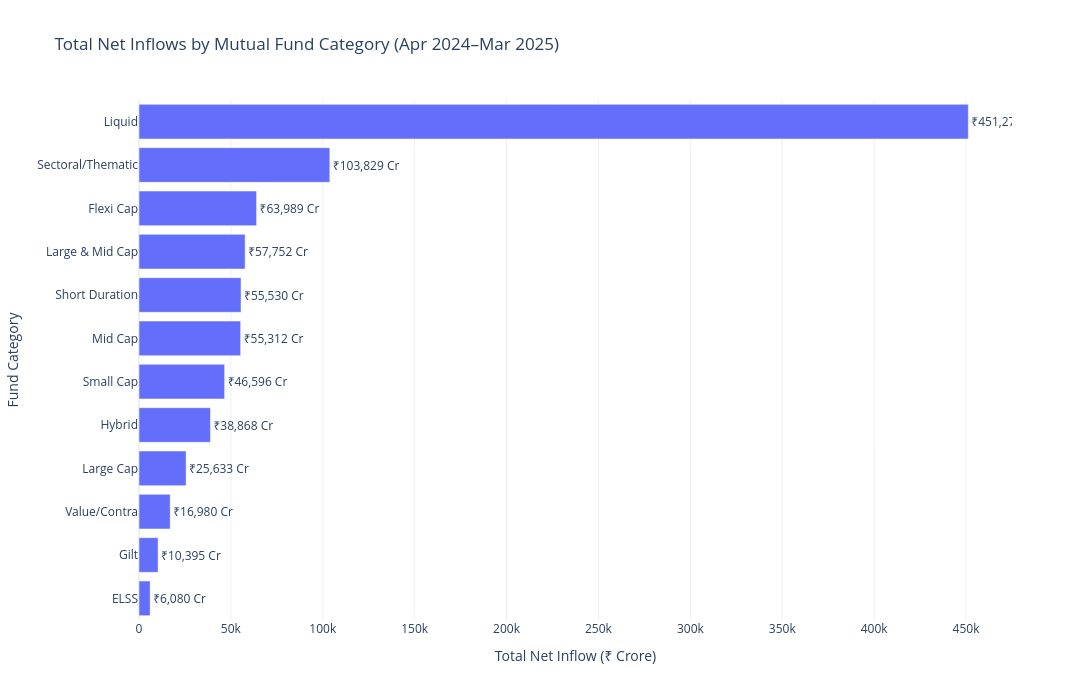

Source (notebook cell):
### Code cell
fig = px.bar(
    category_summary,
    x='total_net_inflow',
    y='category',
    orientation='h',
    text='total_net_inflow',
    title='Total Net Inflows by Mutual Fund Category (Apr 2024–Mar 2025)',
    labels={
        'total_net_inflow': 'Total Net Inflow (₹ Crore)',
        'category': 'Fund Category'
    }
)

fig.update_traces(
    texttemplate='₹%{x:,.0f} Cr',
    textposition='outside'
)

fig.update_layout(
    template='plotly_white',
    width=1200,
    height=700,
    yaxis={'categoryorder': 'total ascending'}
)

fig.show()

### Figure 1 — Plotly figure (JSON) as saved in the notebook; plotly's stock layout.template omitted (floating-point values rounded to 4 significant figures)
{"data": [{"hovertemplate": "Total Net Inflow (₹ Crore)=%{text}<br>Fund Category=%{y}<extra></extra>", "legendgroup": "", "marker": {"color": "#636efa", "pattern": {"shape": ""}}, "name": "", "orientation": "h", "showlegend": false, "text": [451300.0, 103800.0, 63990.0, 57750.0, 55530.0, 55310.0, 46600.0, 38870.0, 25630.0, 16980.0, 10400.0, 6080.0], "textposition": "outside", "texttemplate": "₹%{x:,.0f} Cr", "type": "bar", "x": [451300.0, 103800.0, 63990.0, 57750.0, 55530.0, 55310.0, 46600.0, 38870.0, 25630.0, 16980.0, 10400.0, 6080.0], "xaxis": "x", "y": ["Liquid", "Sectoral/Thematic", "Flexi Cap", "Large & Mid Cap", "Short Duration", "Mid Cap", "Small Cap", "Hybrid", "Large Cap", "Value/Contra", "Gilt", "ELSS"], "yaxis": "y"}], "layout": {"barmode": "relative", "height": 700, "legend": {"tracegroupgap": 0}, "title": {"text": "Total Net Inflows by Mutual Fund Category (Apr 2024–Mar 2025)"}, "width": 1200, "xaxis": {"anchor": "y", "domain": [0, 1], "title": {"text": "Total Net Inflow (₹ Crore)"}}, "yaxis": {"anchor": "x", "categoryorder": "total ascending", "domain": [0, 1], "title": {"text": "Fund Category"}}}}
